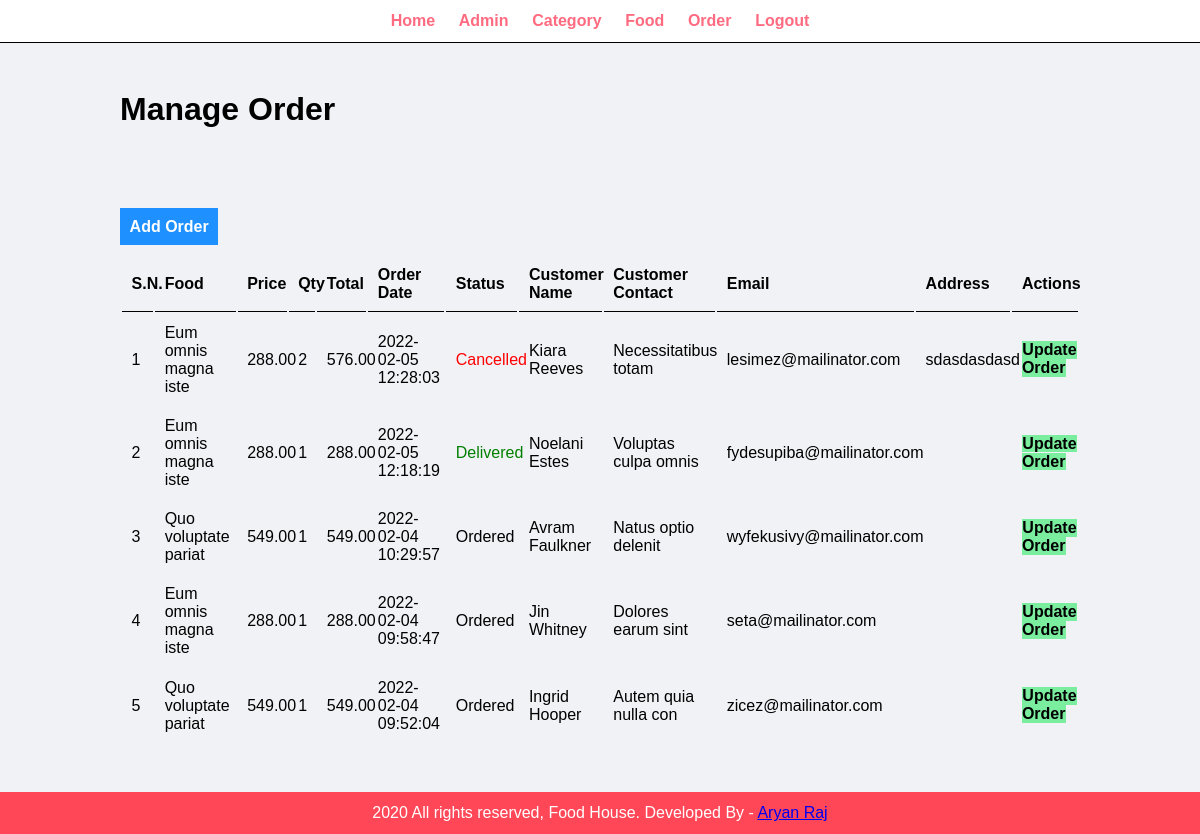
/food-order/admin/manage-order.php (signed in), run on the app's committed database.
### tables this page shows
CREATE TABLE `tbl_order` (
  `id` int(10) UNSIGNED NOT NULL,
  `food` varchar(150) NOT NULL,
  `price` varchar(255) NOT NULL,
  `qty` int(11) NOT NULL,
  `total` decimal(10,2) NOT NULL,
  `order_date` datetime NOT NULL,
  `status` varchar(50) NOT NULL,
  `customer_name` varchar(150) NOT NULL,
  `customer_contact` varchar(20) NOT NULL,
  `customer_email` varchar(150) NOT NULL,
  `customer_address` varchar(255) NOT NULL
);

### food-order/admin/manage-order.php (the view, shortened to what this page needs)
<?php include('partials/menu.php'); ?>
<div class="main-content">
    <div class="wrapper">
        <h1>Manage Order</h1>
        <br /><br /> <br>
            <br><br>
                    <a href="#" class="btn-primary">Add Order</a>
                    <br /><br />
                    <table class="tbl-full">
                        <tr>
                            <th>S.N.</th>
                            <th>Food</th>
                            <th>Price</th>
                            <th>Qty</th>
                            <th>Total</th>
                            <th>Order Date</th>
                            <th>Status</th>
                            <th>Customer Name</th>
                            <th>Customer Contact</th>
                            <th>Email</th>
                            <th>Address</th>
                            <th>Actions</th>
                        </tr>
                        <?php
                            $sql = "SELECT * FROM tbl_order ORDER BY id DESC";
                            $res = mysqli_query($conn, $sql);
                            $count = mysqli_num_rows($res);
                            $sn = 1;
                            if($count>0)
                            {
                                while($row = mysqli_fetch_assoc($res))
                                {
                                    $id = $row['id'];
                                    $food = $row['food'];
                                    $price = $row['price'];
                                    $qty = $row['qty'];
                                    $total = $row['total'];
                                    $order_date = $row['order_date'];
                                    $status = $row['status'];
                                    $customer_name = $row['customer_name'];
                                    $customer_contact = $row['customer_contact'];
                                    $customer_email = $row['customer_email'];
                                    $customer_address = $row['customer_address'];
                                    ?>
                                        <tr>
                                            <td><?php echo $sn++; ?> </td>
                                            <td><?php echo $food; ?> </td>
                                            <td><?php echo $price; ?> </td>
                                            <td><?php echo $qty; ?> </td>
                                            <td><?php echo $total; ?> </td>
                                            <td><?php echo $order_date; ?> </td>
                                            <td>
                                                <?php
                                                    if($status=="Ordered")
                                                    {
                                                        echo "<label style='color: black;'>$status</label>";
                                                    }
                                                    elseif($status=="Delivered")
                                                    {
                                                        echo "<label style='color: green;'>$status</label>";
                                                    }
                                                    elseif($status=="Cancelled")
                                                    {
                                                        echo "<label style='color: red;'>$status</label>";
                                                    }
                                                    elseif($status=="On-Delivery")
                                                    {
                                                        echo "<label style='color: blue;'>$status</label>";
                                                    }
                                                ?>
                                             </td>
                                            <td><?php echo $customer_name; ?> </td>
                                            <td><?php echo $customer_contact; ?> </td>
                                            <td><?php echo $customer_email; ?> </td>
                                            <td><?php echo $customer_address; ?> </td>
                                            <td>
                                            <a href="<?php echo SITEURL;?>admin/update-order.php?id=<?php echo $id; ?>" class="btn-secondary">Update Order</a>
                                            </td>
                                        </tr>
                                    <?php
                                }
                            }
                            else
                            {
                                echo "<tr><td colspan='12' class='error'>Order Not Available.</td></tr>";
                            }
                        ?>
                    </table>
    </div>
</div>
<?php include('partials/footer.php'); ?>

### food-order/css/admin.css (style rules this page uses)
* { margin: 0; padding: 0; font-family: Arial, Helvetica, sans-serif; }
.wrapper { padding: 1%; width: 80%; margin: 0 auto; }
.tbl-full { width: 100%; }
table tr th { border-bottom: 1px solid black; padding: 1%; text-align: left; }
table tr td { padding: 1%; }
.btn-primary { background-color: #1e90ff; padding: 1%; color: white; text-decoration: none; font-weight: bold; }
.btn-secondary { background-color: #7bed9f; padding: 1%; color: black; text-decoration: none; font-weight: bold; }
.main-content { background-color: #f1f2f6; padding: 3% 0; }

### data on the page
tbl_order: food "Eum omnis magna iste", price "288.00", qty "2", total "576.00", order_date "2022-02-05 12:28:03", status "Cancelled", customer_name "Kiara Reeves", customer_contact "Necessitatibus totam", customer_email "lesimez@mailinator.com", customer_address "sdasdasdasd"
tbl_order: food "Eum omnis magna iste", price "288.00", qty "1", total "288.00", order_date "2022-02-05 12:18:19", status "Delivered", customer_name "Noelani Estes", customer_contact "Voluptas culpa omnis", customer_email "fydesupiba@mailinator.com"
tbl_order: food "Quo voluptate pariat", price "549.00", qty "1", total "549.00", order_date "2022-02-04 10:29:57", status "Ordered", customer_name "Avram Faulkner", customer_contact "Natus optio delenit", customer_email "wyfekusivy@mailinator.com"
tbl_order: food "Eum omnis magna iste", price "288.00", qty "1", total "288.00", order_date "2022-02-04 09:58:47", status "Ordered", customer_name "Jin Whitney", customer_contact "Dolores earum sint", customer_email "seta@mailinator.com"
tbl_order: food "Quo voluptate pariat", price "549.00", qty "1", total "549.00", order_date "2022-02-04 09:52:04", status "Ordered", customer_name "Ingrid Hooper", customer_contact "Autem quia nulla con", customer_email "zicez@mailinator.com"
